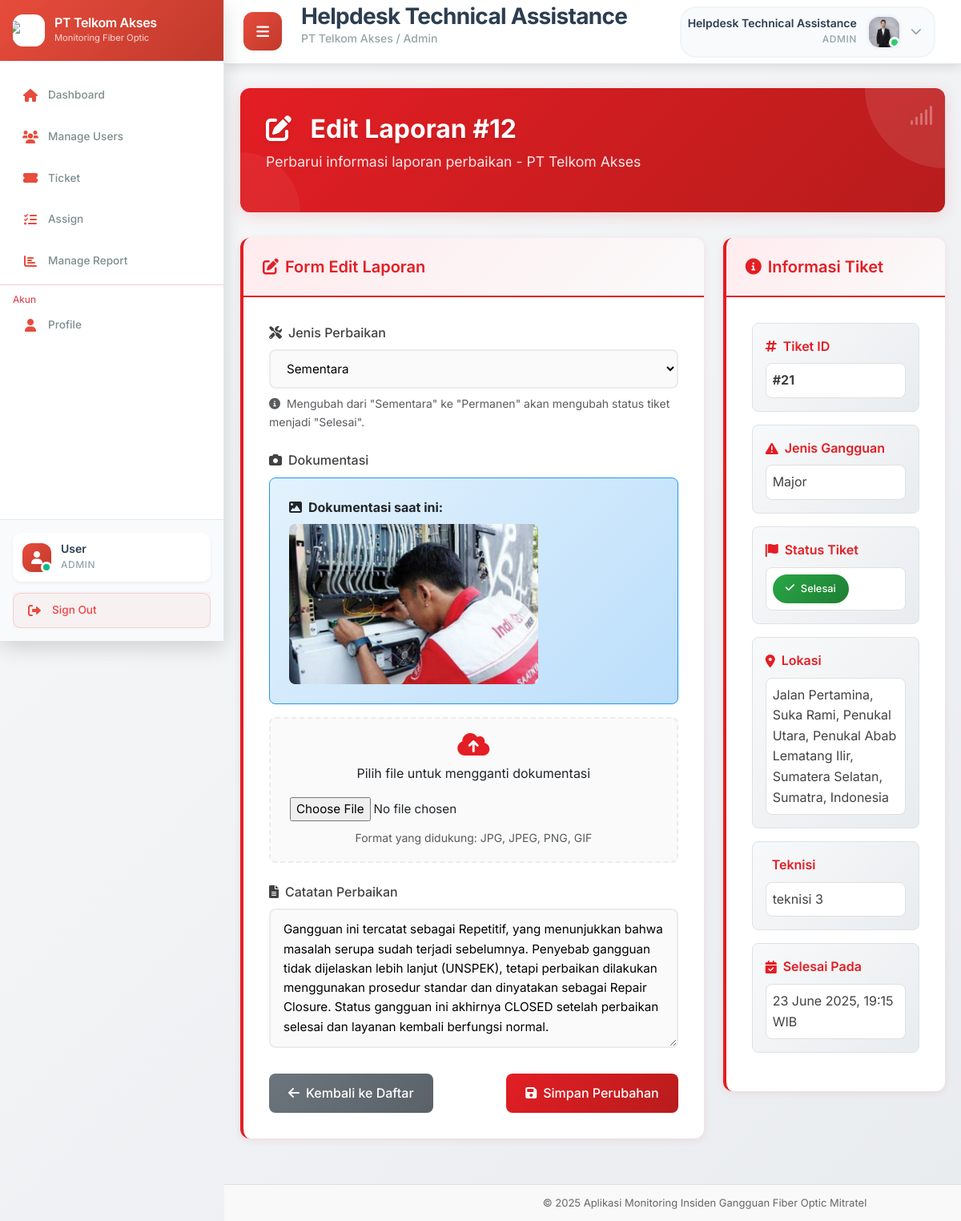
Page /edit_report.php?id=12 (signed in) on the committed database.
### tables this page shows
CREATE TABLE `laporan` (
  `id_laporan` int(11) NOT NULL,
  `id_tiket` int(11) NOT NULL,
  `id_teknisi` int(11) DEFAULT NULL,
  `jenis_perbaikan` enum('temporary','permanent') NOT NULL,
  `dokumentasi` text DEFAULT NULL,
  `catatan` text DEFAULT NULL,
  `selesai_pada` timestamp NOT NULL DEFAULT current_timestamp()
);

CREATE TABLE `tiket` (
  `id_tiket` int(11) NOT NULL,
  `id_admin` int(11) NOT NULL,
  `id_lokasi` int(11) NOT NULL,
  `jenis_gangguan` varchar(20) NOT NULL,
  `deskripsi` text DEFAULT NULL,
  `status` enum('open','on progress','selesai') DEFAULT 'open',
  `created_at` timestamp NOT NULL DEFAULT current_timestamp()
);

CREATE TABLE `lokasi` (
  `id_lokasi` int(11) NOT NULL,
  `alamat` text NOT NULL,
  `latitude` decimal(10,8) NOT NULL,
  `longitude` decimal(11,8) NOT NULL
);

CREATE TABLE `teknisi` (
  `id_teknisi` int(11) NOT NULL,
  `username` varchar(20) NOT NULL,
  `nama_lengkap` varchar(40) NOT NULL,
  `password` varchar(255) NOT NULL,
  `created_at` timestamp NOT NULL DEFAULT current_timestamp(),
  `telegram_chat_id` varchar(20) DEFAULT NULL,
  `foto` varchar(50) DEFAULT 'default-avatar.jpg'
);

### edit_report.php (the view, shortened to what this page needs)
<?php
require '../../config/config.php';
$userRole = 'admin';
$report_id = $_GET['id'];
$stmt = $pdo->prepare("
    SELECT
        l.*,
        t.jenis_gangguan,
        t.status AS tiket_status,
        lok.alamat,
        tk.username AS teknisi_name
    FROM
        laporan l
    JOIN
        tiket t ON l.id_tiket = t.id_tiket
    JOIN
        lokasi lok ON t.id_lokasi = lok.id_lokasi
    LEFT JOIN
        penugasan p ON t.id_tiket = p.id_tiket
    LEFT JOIN
        teknisi tk ON p.id_teknisi = tk.id_teknisi
    WHERE
        l.id_laporan = ?
");
$stmt->execute([$report_id]);
$report = $stmt->fetch();
?>
<!DOCTYPE html>
<html lang="id">
<head>
    <link rel="stylesheet" href="https://cdnjs.cloudflare.com/ajax/libs/font-awesome/6.0.0/css/all.min.css">
    <link rel="stylesheet" href="https://cdn.jsdelivr.net/npm/bootstrap@5.3.0/dist/css/bootstrap.min.css">
</head>
<body>
    <?php include('../../includes/sidebar.php'); ?>
    <div class="content-wrapper">
        <?php include('../../includes/topbar.php'); ?>
        <?php showTopbar($userRole, $username); ?>
        <div class="edit-main-content">
            <div class="edit-header-section">
                <div class="edit-telkom-logo">
                    <i class="fas fa-signal"></i>
                </div>
                <div class="edit-header-content">
                    <h1 class="edit-header-title">
                        <i class="fas fa-edit me-3"></i>
                        Edit Laporan #<?= $report_id ?>
                    </h1>
                    <p class="edit-header-subtitle">
                        Perbarui informasi laporan perbaikan - PT Telkom Akses
                    </p>
                </div>
            </div>
            <div class="row g-4">
                <div class="col-lg-8">
                    <div class="edit-card">
                        <div class="edit-card-header">
                            <h5 class="edit-card-title">
                                <i class="fas fa-edit"></i>
                                Form Edit Laporan
                            </h5>
                        </div>
                        <div class="edit-card-body">
                            <form method="POST" enctype="multipart/form-data" id="editReportForm">
                                <div class="edit-form-group">
                                    <label for="jenis_perbaikan" class="edit-form-label">
                                        <i class="fas fa-tools me-2"></i>Jenis Perbaikan
                                    </label>
                                    <select class="edit-form-control" id="jenis_perbaikan" name="jenis_perbaikan" required>
                                        <option value="temporary" <?= $report['jenis_perbaikan'] === 'temporary' ? 'selected' : '' ?>>Sementara</option>
                                    </select>
                                    <small class="text-muted mt-2 d-block">
                                        <i class="fas fa-info-circle me-1"></i>
                                        Mengubah dari "Sementara" ke "Permanen" akan mengubah status tiket menjadi "Selesai".
                                    </small>
                                </div>
                                <div class="edit-form-group">
                                    <label for="dokumentasi" class="edit-form-label">
                                        <i class="fas fa-camera me-2"></i>Dokumentasi
                                    </label>
                                    <?php if ($report['dokumentasi']): ?>
                                        <div class="edit-current-doc">
                                            <p class="mb-2 fw-bold">
                                                <i class="fas fa-image me-2"></i>Dokumentasi saat ini:
                                            </p>
                                            <img src="../../uploads/<?= $report['dokumentasi'] ?>"
                                                 alt="Dokumentasi Laporan"
                                                 data-bs-toggle="modal"
                                                 data-bs-target="#imageModal">
                                        </div>
                                    <?php endif; ?>
                                    <div class="edit-file-input">
                                        <i class="fas fa-cloud-upload-alt mb-2" style="font-size: 2rem; color: var(--edit-telkom-red);"></i>
                                        <p class="mb-2">Pilih file untuk mengganti dokumentasi</p>
                                        <input type="file" class="edit-form-control" id="dokumentasi" name="dokumentasi" accept="image/*">
                                        <small class="text-muted">Format yang didukung: JPG, JPEG, PNG, GIF</small>
                                    </div>
                                </div>
                                <div class="edit-form-group">
                                    <label for="catatan" class="edit-form-label">
                                        <i class="fas fa-file-alt me-2"></i>Catatan Perbaikan
                                    </label>
                                    <textarea class="edit-form-control" id="catatan" name="catatan" rows="6" required
                                              placeholder="Jelaskan detail perbaikan yang telah dilakukan..."><?= htmlspecialchars($report['catatan']) ?></textarea>
                                </div>
                                <div class="d-flex flex-column flex-md-row gap-3 justify-content-between">
                                    <a href="report.php" class="edit-btn edit-btn-secondary">
                                        <i class="fas fa-arrow-left"></i>Kembali ke Daftar
                                    </a>
                                    <button type="submit" class="edit-btn edit-btn-primary">
                                        <i class="fas fa-save"></i>Simpan Perubahan
                                    </button>
                                </div>
                            </form>
                        </div>
                    </div>
                </div>
                <div class="col-lg-4">
                    <div class="edit-card">
                        <div class="edit-card-header">
                            <h5 class="edit-card-title">
                                <i class="fas fa-info-circle"></i>
                                Informasi Tiket
                            </h5>
                        </div>
                        <div class="edit-card-body">
                            <div class="edit-info-item">
                                <div class="edit-info-label">
                                    <i class="fas fa-hashtag"></i>Tiket ID
                                </div>
                                <div class="edit-info-value">
                                    <strong>#<?= $report['id_tiket'] ?></strong>
                                </div>
                            </div>
                            <div class="edit-info-item">
                                <div class="edit-info-label">
                                    <i class="fas fa-exclamation-triangle"></i>Jenis Gangguan
                                </div>
                                <div class="edit-info-value">
                                    <?= htmlspecialchars($report['jenis_gangguan']) ?>
                                </div>
                            </div>
                            <div class="edit-info-item">
                                <div class="edit-info-label">
                                    <i class="fas fa-flag"></i>Status Tiket
                                </div>
                                <div class="edit-info-value">
                                    <?php
                                    $status_class = '';
                                    $status_icon = '';
                                    switch($report['tiket_status']) {
                                        case 'selesai':
                                            $status_class = 'edit-badge-success';
                                            $status_icon = 'fas fa-check';
                                            break;
                                    }
                                    ?>
                                    <span class="edit-badge <?= $status_class ?>">
                                        <i class="<?= $status_icon ?>"></i>
                                        <?= ucfirst($report['tiket_status']) ?>
                                    </span>
                                </div>
                            </div>
                            <div class="edit-info-item">
                                <div class="edit-info-label">
                                    <i class="fas fa-map-marker-alt"></i>Lokasi
                                </div>
                                <div class="edit-info-value">
                                    <?= htmlspecialchars($report['alamat']) ?>
                                </div>
                            </div>
                            <div class="edit-info-item">
                                <div class="edit-info-label">
                                    <i class="fas fa-user-hard-hat"></i>Teknisi
                                </div>
                                <div class="edit-info-value">
                                    <?= htmlspecialchars($report['teknisi_name'] ?: 'Belum ditugaskan') ?>
                                </div>
                            </div>
                            <div class="edit-info-item">
                                <div class="edit-info-label">
                                    <i class="fas fa-calendar-check"></i>Selesai Pada
                                </div>
                                <div class="edit-info-value">
                                    <?= date('d F Y, H:i', strtotime($report['selesai_pada'])) ?> WIB
                                </div>
                            </div>
                        </div>
                    </div>
                </div>
            </div>
        </div>
        <?php include('../../includes/footer2.php'); ?>
    </div>
</body>
</html>

### topbar.php (shortened to what this page needs)
<?php
function showTopbar($userRole, $username) {
    global $pdo;
    $user_id = $_SESSION['user_id'];
    $username = $_SESSION['username'];
    $role = $_SESSION['role'];
    $table = '';
    $id_field = '';
    if ($role === 'admin') {
        $table = 'admin';
        $id_field = 'id_admin';
    } elseif ($role === 'teknisi') {
        $table = 'teknisi';
        $id_field = 'id_teknisi';
    } elseif ($role === 'supervisor') {
        $table = 'supervisor';
        $id_field = 'id_supervisor';
    }
    $stmt = $pdo->prepare("SELECT foto, nama_lengkap FROM $table WHERE $id_field = ?");
    $stmt->execute([$user_id]);
    $user = $stmt->fetch();
    $foto_path = $user && $user['foto'] ? "../../uploads/users/" . htmlspecialchars($user['foto']) : "../../uploads/users/default-avatar.jpg";
    $nama_lengkap = $user && $user['nama_lengkap'] ? htmlspecialchars($user['nama_lengkap']) : htmlspecialchars($username);
?>
    <div class="topbar">
        <div class="topbar-left">
            <button id="desktopSidebarToggle" class="desktop-toggle-btn">
                <i class="fa fa-bars"></i>
            </button>
            <div class="page-title">
                <h2><?php echo $nama_lengkap; ?></h2>
                <span class="breadcrumb">PT Telkom Akses / <?php echo ucfirst($userRole); ?></span>
            </div>
        </div>
        <div class="topbar-right">
            <div class="user-profile" id="userProfile">
                <div class="user-info-text">
                    <span class="user-name"><?php echo $nama_lengkap; ?></span>
                    <span class="user-role"><?php echo ucfirst($userRole); ?></span>
                </div>
                <div class="user-avatar-topbar">
                    <img src="<?php echo $foto_path; ?>" alt="User Avatar"
                         onerror="this.src='../../uploads/users/default.svg';">
                    <div class="status-indicator online"></div>
                </div>
                <div class="dropdown-arrow">
                    <i class="fa fa-chevron-down"></i>
                </div>
            </div>
        </div>
    </div>
<?php
}
?>

### sidebar.php (style rules this page uses)
* { box-sizing: border-box; }
:root { --primary-color: #e74c3c; --primary-dark: #c0392b; --text-primary: #2c3e50; --text-secondary: #7f8c8d; --bg-primary: #ffffff; --bg-secondary: #f8fafc; --border-color: #e2e8f0; --shadow-sm: 0 2px 4px rgba(0,0,0,0.05); --shadow-md: 0 4px 12px rgba(0,0,0,0.1); --shadow-lg: 0 8px 20px rgba(0,0,0,0.12); --sidebar-width: 260px; --sidebar-collapsed: 70px; --transition: all 0.3s cubic-bezier(0.4, 0, 0.2, 1); }
body { margin: 0; padding: 0; font-family: 'Inter', sans-serif; }
.status-indicator { position: absolute; bottom: 1px; right: 1px; width: 10px; height: 10px; background: #10b981; border: 2px solid white; border-radius: 50%; }
.user-name { font-weight: 600; font-size: 0.8rem; color: var(--text-primary); line-height: 1.2; margin-bottom: 1px; white-space: nowrap; }
.user-role { font-size: 0.7rem; color: var(--text-secondary); text-transform: uppercase; letter-spacing: 0.3px; font-weight: 500; white-space: nowrap; }
.content-wrapper { margin-left: var(--sidebar-width); transition: var(--transition); min-height: 100vh; }

### footer2.php (style rules this page uses)
.content-wrapper { position: relative; min-height: 100vh; }

### rows in the picture
laporan: jenis_perbaikan "Sementara", dokumentasi (picture), catatan "Gangguan ini tercatat sebagai Repetitif, yang menunjukkan bahwa masalah serupa sudah terjadi sebelumnya. Penyebab gangguan tidak dijelaskan lebih lanjut (UNSPEK), tetapi perbaikan dilakukan menggunakan prosedur standar dan dinyatakan sebagai Repair Closure. Status gangguan ini akhirnya CLOSED setelah perbaikan selesai dan layanan kembali berfungsi normal.", id_tiket "21", id_tiket.jenis_gangguan "Major", id_tiket.status "Selesai", lokasi.alamat "Jalan Pertamina, Suka Rami, Penukal Utara, Penukal Abab Lematang Ilir, Sumatera Selatan, Sumatra, Indonesia", id_teknisi.username "teknisi 3", selesai_pada "23 June 2025, 19:15"

### other values in the picture
$userRole "ADMIN"
$nama_lengkap "Helpdesk Technical Assistance"
$userRole "Admin"
$report_id "12"
